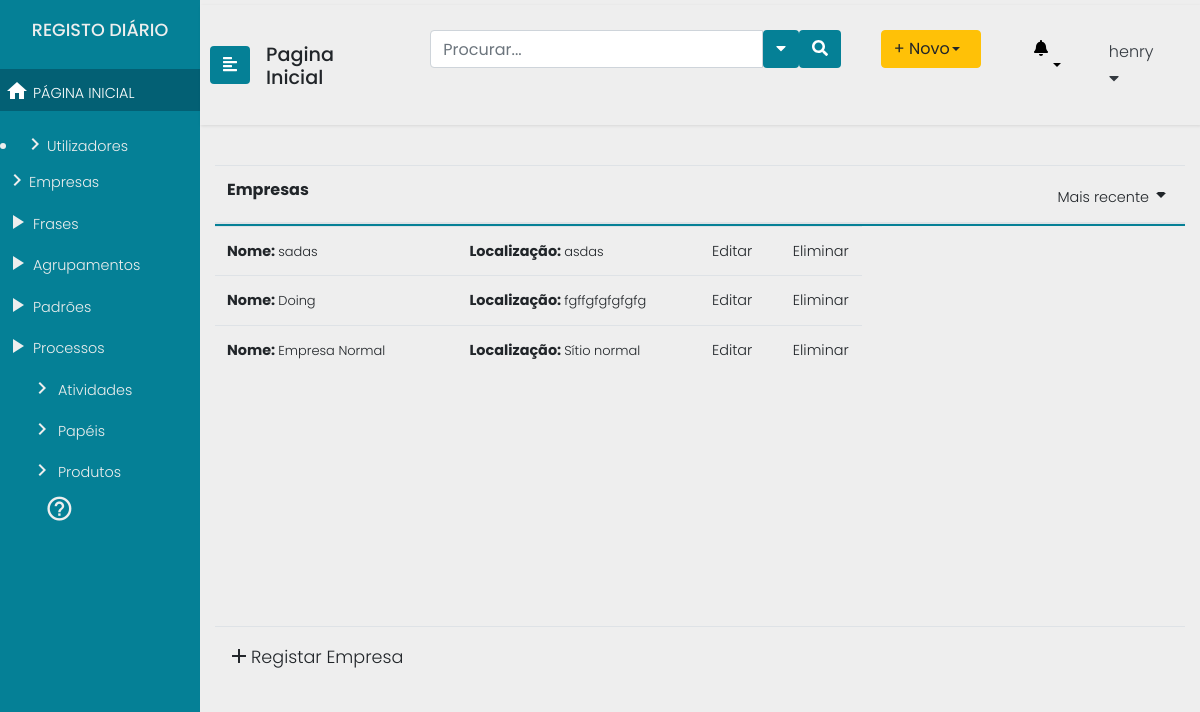
Page /empresas (signed in) on the earlier database version.
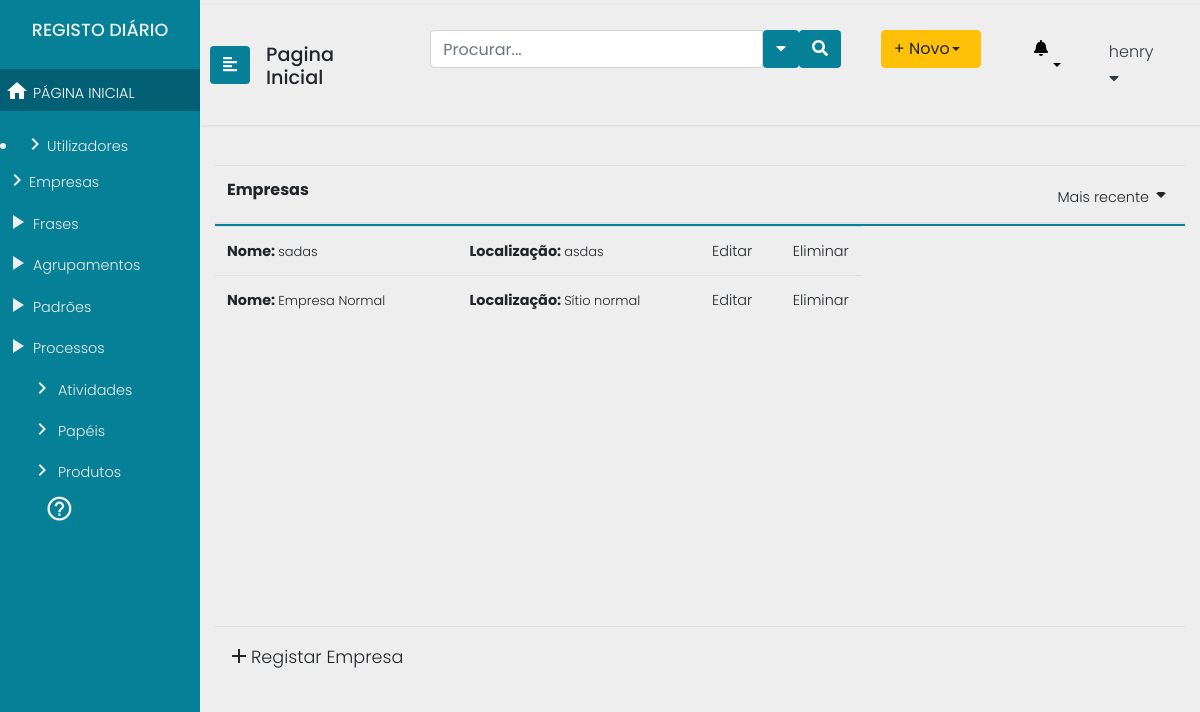
Same page on the later database version.
### Users/models.py (models this page shows, shortened)
class Organization(models.Model):
    name = models.CharField(max_length=200)
    location = models.CharField(max_length=200)
    class Meta:
        permissions = (("can_do", "Permission to do stuff"),)

### Users/views.py (the view)
# urls.py: path("empresas", views.empresas, name="empresas"),
@login_required(login_url='/login2')
def empresas(request):
	return render(request=request,
					template_name="processes/empresas.html",
					context={"users" : User.objects.all(),
					"groups" : Group.objects.all(),
"orgs" : Organization.objects.all(), })

### templates/processes/empresas.html
{% extends "processes/header2.html" %}
{% block content %}
				{% if perms.Users.test_Admin %}
				{% include "processes/includes/sidenav.html" %}
				{% include "processes/includes/admin_org_area.html" %}
				{% endif %}
{% endblock %}

### templates/processes/includes/admin_org_area.html (shortened to what this page needs)
				<div class="container">
					<table class="table table-hover header-fixed">
						<thead>
							<tr class="d-flex">
								<th class="col-9">Empresas</th>
								<th class="col-3 text-right">
									<a class="dropdown-toggle" id="sidebarCollapse" data-toggle="dropdown" href="#" role="button" aria-haspopup="true" aria-expanded="false"><span>Mais recente</span><i class="material-icons">arrow_drop_down</i></a>
								</th>
							</tr>
						</thead>
						<tbody>
								{% for org in orgs %}
								<tr class="d-flex">
										<td class="col-3"><span><b>Nome: </b><a href="#">{{org.name}} </a></span></td>
										<td class="col-3"><span><b>Localização: </b><a href="#">{{org.location}} </a></span></td>
										<td class="col-1"><b><a href="/empresas/OrganizationUpdate/{{org.id}} ">Editar</a></span></td>
										<td class="col-1"><b><a href="/empresas/OrganizationDelete/{{org.id}} ">Eliminar</a></span></td>
									</tr>
									{% endfor %}
						</tbody>
						<tfoot>
							<tr class="d-flex">
								<td class="col-9"><b><a href="/empresas/OrganizationCreate" class="novo"><i class="material-icons">add</i>Registar Empresa</a></b></td>
								<td class="col-3 text-right"></td>
						</tfoot>
					</table>
					<div class="brk">
					</div>
				</div>
            </div>
		</div>

Differences in the rows shown:
removed Organization: name "Doing", location "fgffgfgfgfgfg"
